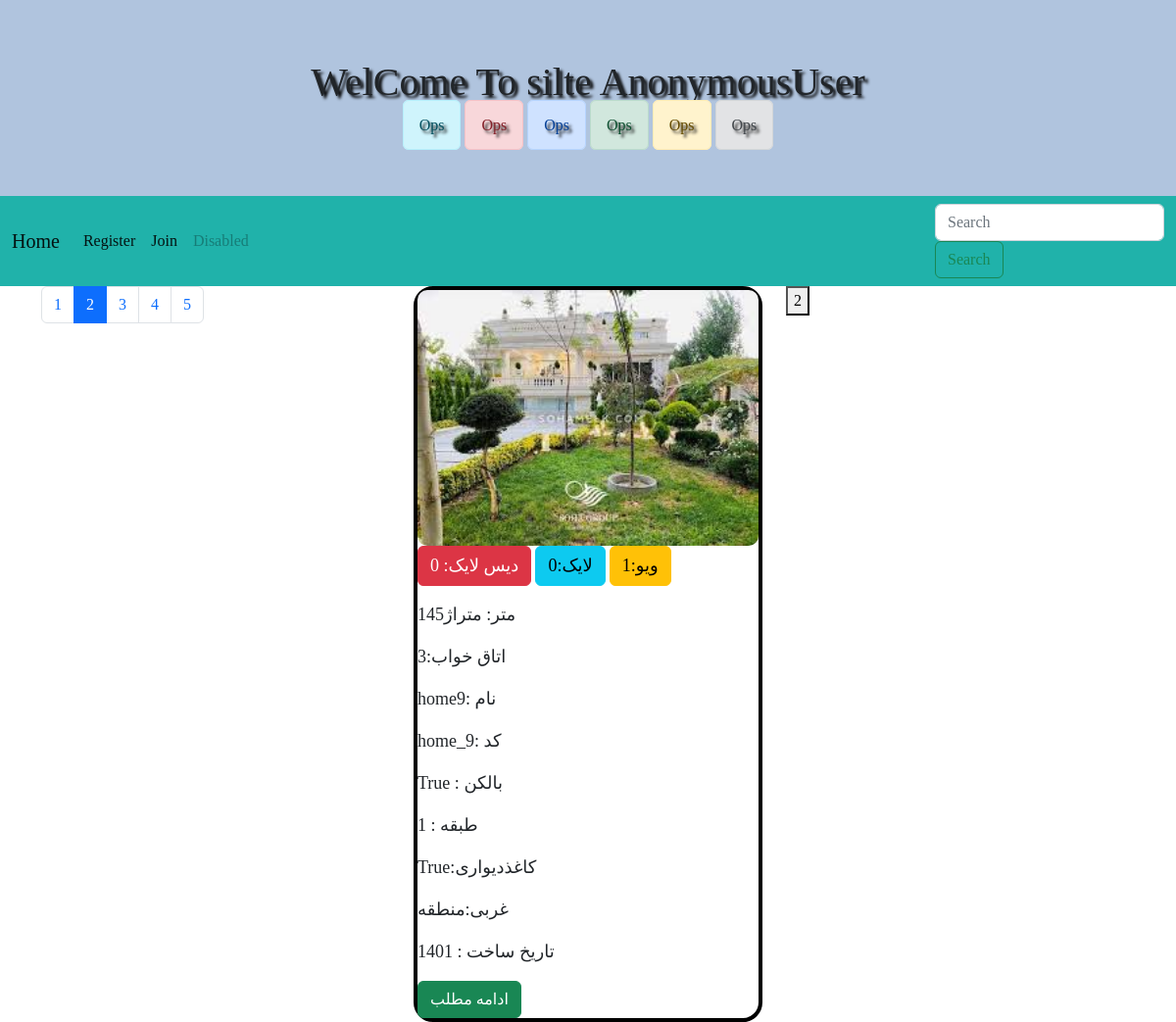
Screenshot of /?page=2 with the database file from the repository.
### website/models.py (models this page shows, shortened)
class kharid_khone_orginal(models.Model):
    finder_home = models.CharField(max_length=444,blank=True)
    home_code = models.CharField(max_length=444,blank=True)
    slug = models.SlugField(max_length=444,blank=True)
    like_post = models.ManyToManyField(User,blank=True,related_name='likeds')
    dislike_post = models.ManyToManyField(User,blank=True,related_name='dislikeds')
    viewed_post = models.ManyToManyField(User,blank=True,related_name='view_users')
    metrazh = models.CharField(max_length=444,blank=True)
    aks_asli_1 = models.ImageField(upload_to='image_home_org',blank=True)
    aks_asli_2 = models.ImageField(upload_to='image_home_org',blank=True)
    aks_asli_3 = models.ImageField(upload_to='image_home_org',blank=True)
    aks_dakhli_1  = models.ImageField(upload_to='image_home_shots',blank=True)
    aks_dakhli_2  = models.ImageField(upload_to='image_home_shots',blank=True)
    aks_dakhli_3  = models.ImageField(upload_to='image_home_shots',blank=True)
    aks_dakhli_4  = models.ImageField(upload_to='image_home_shots',blank=True)
    aks_dakhli_5  = models.ImageField(upload_to='image_home_shots',blank=True)
    aks_dakhli_6  = models.ImageField(upload_to='image_home_shots',blank=True)
    tedade_otag_khab = models.CharField(max_length=444,blank=True)
    kaf_seamick = models.BooleanField(blank=True)
    jens_kabint = models.CharField(max_length=444,blank=True)
    parking = models.BooleanField(blank=True)
    balkon = models.BooleanField(blank=True)
    estakhr = models.BooleanField(blank=True)
    adderss = models.CharField(max_length=444,blank=True)
    geymt = models.CharField(max_length=444,blank=True)
    vadie_rahn = models.CharField(max_length=444,blank=True)
    ejare = models.CharField(max_length=444,blank=True)
    tarikh_sakht = models.CharField(max_length=444,blank=True)
    tabaghe_chandom = models.CharField(max_length=444,blank=True)
    anbari = models.BooleanField(blank=True)
    coler = models.BooleanField(blank=True)
    shomine = models.BooleanField(blank=True)
    tedad_dasteshoyi = models.CharField(max_length=444,blank=True)
    tedad_hamam = models.CharField(max_length=444,blank=True)
    sanad_tak_barg = models.BooleanField(blank=True)
    shomare_telefon = models.CharField(max_length=444,blank=True)
    mantaghe_shargi_ya_gharbi = models.CharField(max_length=444,blank=True)
    kagaz_divary = models.BooleanField(blank=True)
    nama_romy = models.BooleanField(blank=True)
    dorbin = models.BooleanField(blank=True)
    tozihat = models.TextField(blank=True)
    ertefae_saghf = models.CharField(max_length=444,blank=True)
    def get_absolute_url(self):
        return reverse('website:go_to_post',args=[self.slug])
    class Meta:
        ordering = ['-id']

### website/views.py (the view)
# urls.py: 2. Add a URL to urlpatterns:  path('', views.home, name='home')
def home(request):
    object_model = kharid_khone_orginal.objects.all()
    pagina = Paginator(object_model,1)
    page = request.GET.get('page')
    orginals = pagina.get_page(page)
    atack = 'a' * orginals.paginator.num_pages
    return render(request,'website/home.html',{'orginals':orginals,'atack':atack})

### website/views.py (called while the page is built)
def maxi(request):
    return {
        'maxi': Profile_website_users.objects.all()
    }

### website/templates/website/home.html (shortened to what this page needs)
{% extends 'base.html' %}
{% block body1 %}
    <div class="container">
    <div class="row">
        <div class="col-sm-4">
<nav aria-label="Page navigation example">
  <ul class="pagination">
  {% for i in orginals.paginator.page_range %}
    {% if orginals.number == i %}
    <li class="page-item active"><a class="page-link" href="#">{{ i }}</a></li>
      {% elif i > orginals.number|add:'-4' and i < orginals.number|add:'4' %}
    <li class="page-item"><a class="page-link" href="?page={{ i }}">{{ i }}</a></li>
     {% endif %}
  {% endfor %}
  </ul>
</nav>
        </div>
        <div class="col-sm-4">
            {% for org in orginals %}
                <div class="mind_home">
                <img src="{{ org.aks_asli_1.url }}">
                 <p class="btn btn-danger">{{ org.dislike_post.all.count }} :دیس لایک </p>
                 <p class="btn btn-info">{{ org.like_post.all.count }}:لایک</p>
                 <p class="btn btn-warning">{{ org.viewed_post.all.count }}:ویو</p>
                 <p>{{ org.metrazh }}: متراژ </p>
                 <p>{{ org.tedade_otag_khab }}:اتاق خواب</p>
                 <p>{{ org.finder_home }}: نام</p>
                 <p>{{ org.home_code }}: کد </p>
                 <p>{{ org.balkon }} : بالکن</p>
                 <p>{{ org.tabaghe_chandom }} : طبقه </p>
                 <p>{{ org.kagaz_divary }}:کاغذدیواری</p>
                 <p>{{ org.mantaghe_shargi_ya_gharbi }}:منطقه</p>
                 <p>{{ org.tarikh_sakht }} : تاریخ ساخت </p>
                <a href="{{ org.get_absolute_url }}" class="btn btn-success">ادامه مطلب</a>
            {% endfor %}
            </div>
        </div>
        <div class="col-sm-4">
            <div class="boxing_tags">
                <form action="{% url 'website:searched_tags' %}" method="post">
                     <button type="submit" name="generays">2</button>
                </form>
            </div>
        </div>
    </div>
    </div>
{% endblock %}

### templates/base.html (style rules this page uses)
body { font-family: "Fira Code"; }
* { box-sizing: border-box; }

### website/templates/website/home.html (style rules this page uses)
.mind_home { border: 4px solid black; width: 100%; height: auto; border-radius: 20px; }
.mind_home img { width: 100%; border-radius: 10px; }
.mind_home p { font-size: 18px; }

### rows the page displays
kharid_khone_orginal: aks_asli_1 (picture), dislike_post.all.count "0", like_post.all.count "0", viewed_post.all.count "1", metrazh "145متر", tedade_otag_khab "3", finder_home "home9", home_code "home_9", balkon "True", tabaghe_chandom "1", kagaz_divary "True", mantaghe_shargi_ya_gharbi "غربی", tarikh_sakht "1401"

### other values shown
{{ user }} "AnonymousUser"
{{ i }} "1" "3" "4" "5"
{{ i }} "2"
